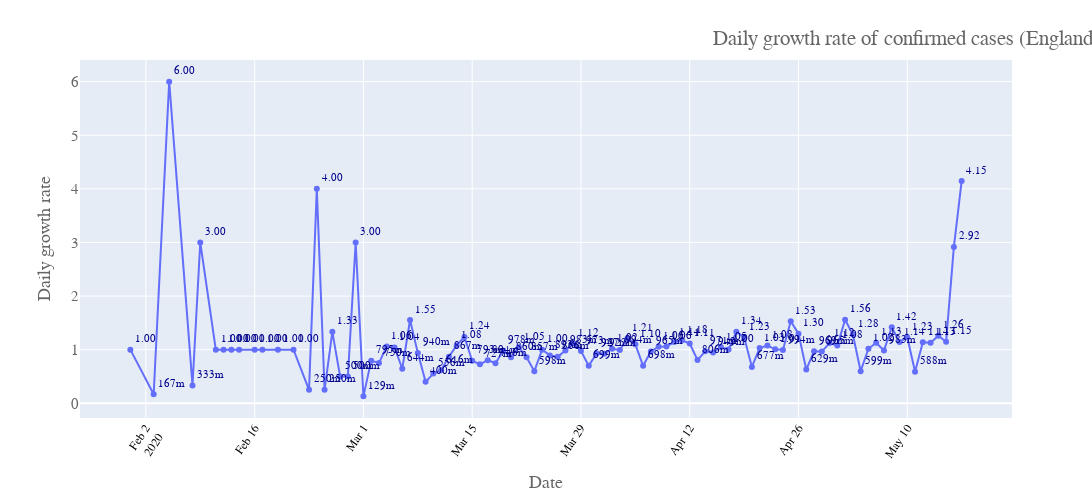

Write notebook code for a chart like this one.
### Code cell
fig = px.line(d2, x="Date", y='s_trend',text='s_trend',#color = 'Cases',
#              color_continuous_scale=px.colors.sequential.matter,
            )
fig.update_traces( texttemplate='%{text:.3s}',textposition='top right',
                  textfont=dict(
        family="sans serif",
        size=11,
        color="Darkblue"
    ))
fig.update_layout(#title_text='Daily changes (UK), Compared the confirmed cases with the previous day',
                  title={
        'text': 'Daily growth rate of confirmed cases (England)',
#         'y':1.3,
        'x':0.83,
        'xanchor': 'center',
        'yanchor': 'top'},
                  yaxis_title="Daily growth rate",
    font=dict(
        family="Courier New, monospace",
        size=15,
        color="#666666"
    ),
                  width=1500, height=500,coloraxis_showscale=False)
# fig.write_image("images1904/trend.png")
fig.update_xaxes(tickangle=-55, tickfont=dict(family='Rockwell', color='black', size=12))
fig.show()

### Figure 1 — Plotly figure (JSON) as saved in the notebook; plotly's stock layout.template omitted (floating-point values rounded to 4 significant figures)
{"data": [{"hovertemplate": "Date=%{x}<br>s_trend=%{text}<extra></extra>", "legendgroup": "", "line": {"color": "#636efa", "dash": "solid"}, "mode": "lines+markers+text", "name": "", "showlegend": false, "text": [4.145, 2.917, 1.149, 1.26, 1.129, 1.138, 0.5877, 1.232, 1.143, 1.42, 0.9835, 1.129, 1.017, 0.5987, 1.283, 1.559, 1.077, 1.122, 0.9647, 0.9695, 0.6293, 1.299, 1.53, 0.9935, 1.006, 1.078, 1.03, 0.6767, 1.234, 1.336, 1.004, 1.05, 0.949, 0.971, 0.8065, 1.114, 1.175, 1.142, 1.057, 1.055, 0.9646, 0.6979, 1.099, 1.213, 0.9938, 1.018, 0.9218, 0.9266, 0.6994, 0.9729, 1.119, 0.9831, 0.8663, 0.8925, 0.9995, 0.5984, 0.8567, 1.045, 0.8603, 0.9785, 0.7462, 0.8041, 0.7271, 0.7935, 1.238, 1.079, 0.867, 0.6164, 0.5556, 0.4, 0.94, 1.553, 0.6438, 1.043, 1.061, 0.75, 0.7949, 0.129, 3, 0.5, 0.5, 1.333, 0.25, 4, 0.25, 1, 1, 1, 1, 1, 1, 1, 1, 3, 0.3333, 6, 0.1667, 1], "textfont": {"color": "Darkblue", "family": "sans serif", "size": 11}, "textposition": "top right", "texttemplate": "%{text:.3s}", "type": "scatter", "x": ["2020-05-17", "2020-05-16", "2020-05-15", "2020-05-14", "2020-05-13", "2020-05-12", "2020-05-11", "2020-05-10", "2020-05-09", "2020-05-08", "2020-05-07", "2020-05-06", "2020-05-05", "2020-05-04", "2020-05-03", "2020-05-02", "2020-05-01", "2020-04-30", "2020-04-29", "2020-04-28", "2020-04-27", "2020-04-26", "2020-04-25", "2020-04-24", "2020-04-23", "2020-04-22", "2020-04-21", "2020-04-20", "2020-04-19", "2020-04-18", "2020-04-17", "2020-04-16", "2020-04-15", "2020-04-14", "2020-04-13", "2020-04-12", "2020-04-11", "2020-04-10", "2020-04-09", "2020-04-08", "2020-04-07", "2020-04-06", "2020-04-05", "2020-04-04", "2020-04-03", "2020-04-02", "2020-04-01", "2020-03-31", "2020-03-30", "2020-03-29", "2020-03-28", "2020-03-27", "2020-03-26", "2020-03-25", "2020-03-24", "2020-03-23", "2020-03-22", "2020-03-21", "2020-03-20", "2020-03-19", "2020-03-18", "2020-03-17", "2020-03-16", "2020-03-15", "2020-03-14", "2020-03-13", "2020-03-12", "2020-03-11", "2020-03-10", "2020-03-09", "2020-03-08", "2020-03-07", "2020-03-06", "2020-03-05", "2020-03-04", "2020-03-03", "2020-03-02", "2020-03-01", "2020-02-29", "2020-02-28", "2020-02-27", "2020-02-26", "2020-02-25", "2020-02-24", "2020-02-23", "2020-02-21", "2020-02-19", "2020-02-17", "2020-02-16", "2020-02-14", "2020-02-13", "2020-02-12", "2020-02-11", "2020-02-09", "2020-02-08", "2020-02-05", "2020-02-03", "2020-01-31"], "xaxis": "x", "y": [4.145, 2.917, 1.149, 1.26, 1.129, 1.138, 0.5877, 1.232, 1.143, 1.42, 0.9835, 1.129, 1.017, 0.5987, 1.283, 1.559, 1.077, 1.122, 0.9647, 0.9695, 0.6293, 1.299, 1.53, 0.9935, 1.006, 1.078, 1.03, 0.6767, 1.234, 1.336, 1.004, 1.05, 0.949, 0.971, 0.8065, 1.114, 1.175, 1.142, 1.057, 1.055, 0.9646, 0.6979, 1.099, 1.213, 0.9938, 1.018, 0.9218, 0.9266, 0.6994, 0.9729, 1.119, 0.9831, 0.8663, 0.8925, 0.9995, 0.5984, 0.8567, 1.045, 0.8603, 0.9785, 0.7462, 0.8041, 0.7271, 0.7935, 1.238, 1.079, 0.867, 0.6164, 0.5556, 0.4, 0.94, 1.553, 0.6438, 1.043, 1.061, 0.75, 0.7949, 0.129, 3, 0.5, 0.5, 1.333, 0.25, 4, 0.25, 1, 1, 1, 1, 1, 1, 1, 1, 3, 0.3333, 6, 0.1667, 1], "yaxis": "y"}], "layout": {"coloraxis": {"showscale": false}, "font": {"color": "#666666", "family": "Courier New, monospace", "size": 15}, "height": 500, "legend": {"tracegroupgap": 0}, "margin": {"t": 60}, "title": {"text": "Daily growth rate of confirmed cases (England)", "x": 0.83, "xanchor": "center", "yanchor": "top"}, "width": 1500, "xaxis": {"anchor": "y", "domain": [0, 1], "tickangle": -55, "tickfont": {"color": "black", "family": "Rockwell", "size": 12}, "title": {"text": "Date"}}, "yaxis": {"anchor": "x", "domain": [0, 1], "title": {"text": "Daily growth rate"}}}}
